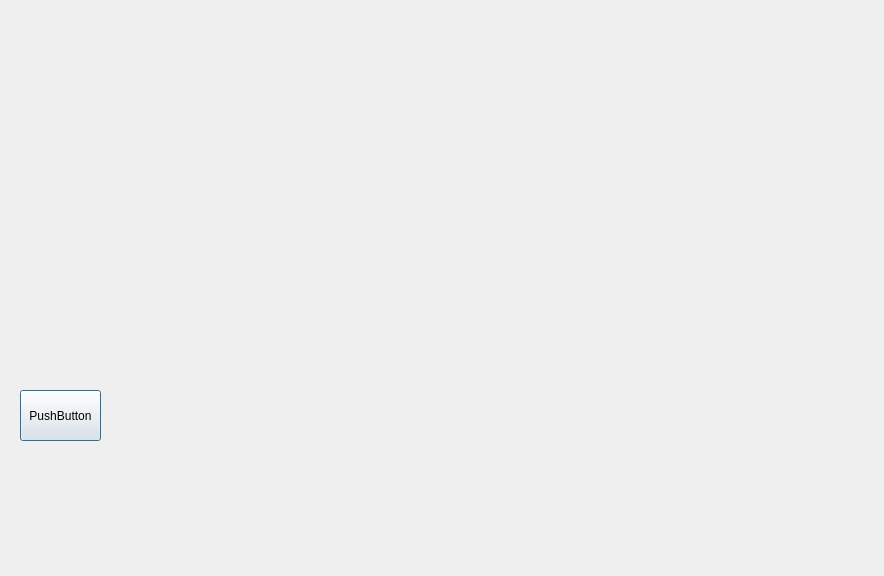
<?xml version="1.0" encoding="UTF-8"?>
<ui version="4.0">
 <class>aimodel</class>
 <widget class="QDialog" name="aimodel">
  <property name="enabled">
   <bool>true</bool>
  </property>
  <property name="geometry">
   <rect>
    <x>0</x>
    <y>0</y>
    <width>884</width>
    <height>576</height>
   </rect>
  </property>
  <property name="windowTitle">
   <string>Dialog</string>
  </property>
  <property name="sizeGripEnabled">
   <bool>false</bool>
  </property>
  <property name="modal">
   <bool>false</bool>
  </property>
  <widget class="QPushButton" name="uploadButton">
   <property name="geometry">
    <rect>
     <x>20</x>
     <y>390</y>
     <width>81</width>
     <height>51</height>
    </rect>
   </property>
   <property name="text">
    <string>PushButton</string>
   </property>
  </widget>
 </widget>
 <resources/>
 <connections/>
</ui>
